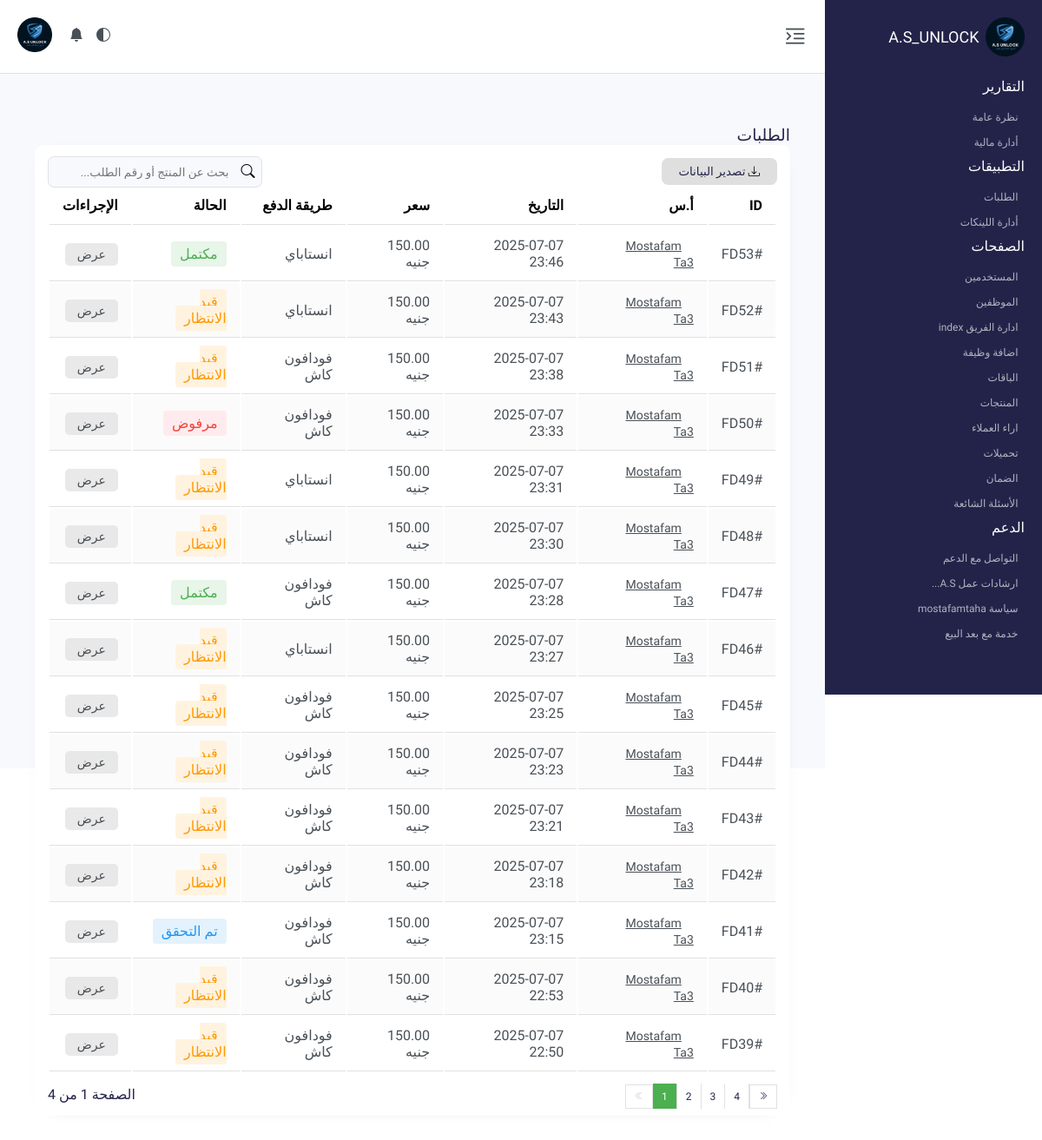
Before: /admin/orders.php with the older database file.
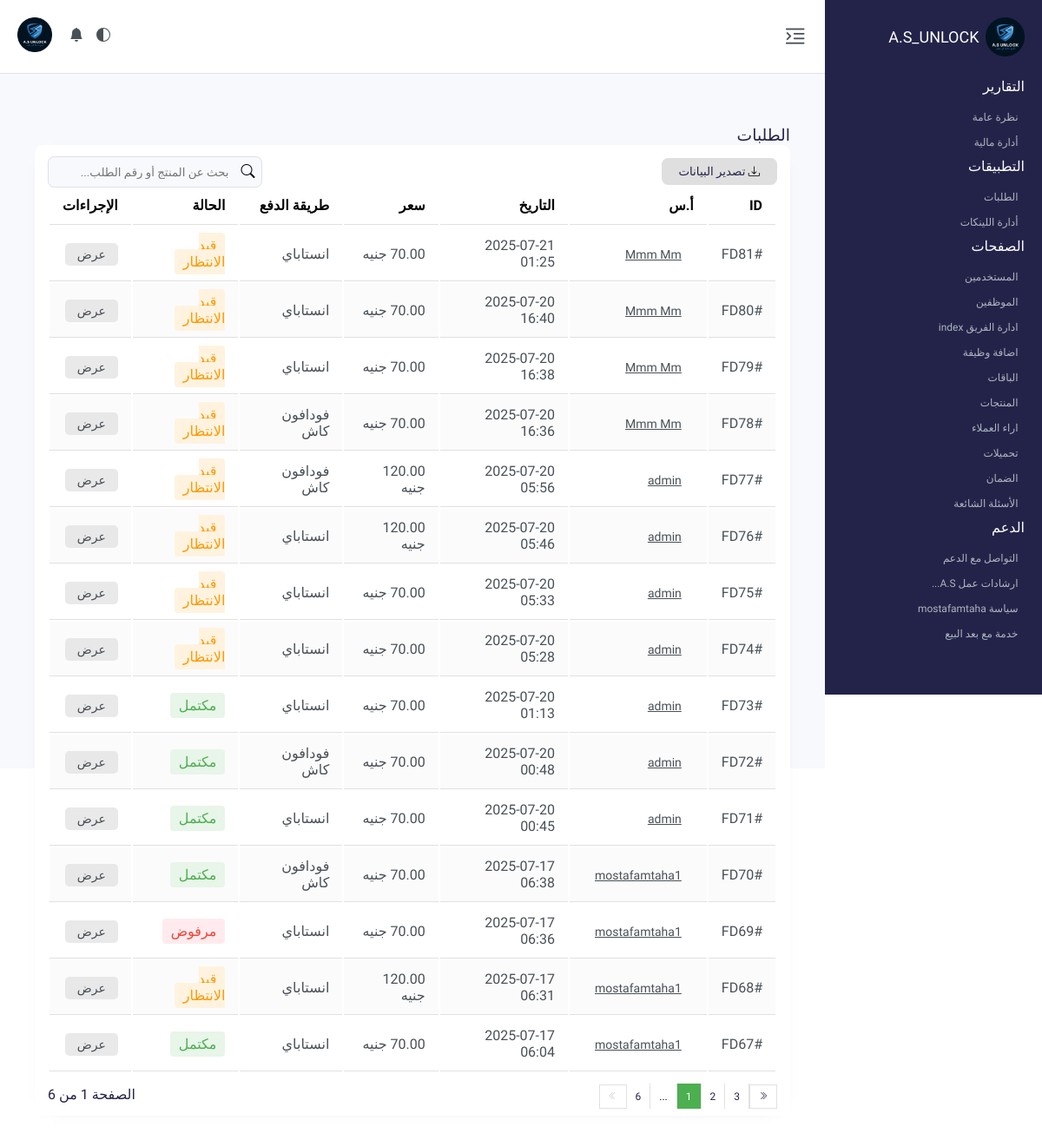
After: the same page with the newer database file.
### tables this page shows
CREATE TABLE `orders` (
  `id` int(11) NOT NULL,
  `user_id` int(11) NOT NULL,
  `product_id` int(11) NOT NULL,
  `plan_id` int(11) NOT NULL,
  `payment_method` enum('vodafone_cash','instapay') NOT NULL,
  `phone_number` varchar(20) NOT NULL,
  `email` varchar(255) NOT NULL,
  `subscription_email` varchar(255) DEFAULT NULL,
  `receipt_image` varchar(255) DEFAULT NULL,
  `amount` decimal(10,2) NOT NULL,
  `status` enum('pending','verified','completed','rejected') DEFAULT 'pending',
  `created_at` datetime NOT NULL DEFAULT current_timestamp(),
  `updated_at` datetime DEFAULT NULL ON UPDATE current_timestamp()
);

CREATE TABLE `users` (
  `id` int(11) NOT NULL,
  `name` varchar(100) DEFAULT NULL,
  `email` varchar(100) NOT NULL,
  `password` varchar(255) DEFAULT NULL,
  `google_id` varchar(255) DEFAULT NULL,
  `avatar` varchar(255) DEFAULT NULL,
  `created_at` timestamp NOT NULL DEFAULT current_timestamp(),
  `phone` varchar(20) DEFAULT NULL,
  `verified` tinyint(1) DEFAULT 0,
  `banned` tinyint(1) NOT NULL DEFAULT 0
);

### admin/orders.php (the view, shortened to what the changed rows need)
<?php
require_once '../includes/config.php';
$items_per_page = 15;
$page = isset($_GET['page']) ? (int)$_GET['page'] : 1;
$offset = ($page - 1) * $items_per_page;
$total_query = "SELECT COUNT(*) as total FROM orders";
$total_stmt = $pdo->query($total_query);
$total_orders = $total_stmt->fetch(PDO::FETCH_ASSOC)['total'];
$total_pages = ceil($total_orders / $items_per_page);
$query = "SELECT o.*, u.name as user_name
          FROM orders o
          JOIN users u ON o.user_id = u.id
          ORDER BY o.created_at DESC
          LIMIT :limit OFFSET :offset";
$stmt = $pdo->prepare($query);
$stmt->bindParam(':limit', $items_per_page, PDO::PARAM_INT);
$stmt->bindParam(':offset', $offset, PDO::PARAM_INT);
$stmt->execute();
$orders = $stmt->fetchAll(PDO::FETCH_ASSOC);
?>
<!DOCTYPE html>
<html dir="rtl" lang="ar">
<head>
    <link rel="stylesheet" href="https://cdn.jsdelivr.net/npm/bootstrap-icons@1.13.1/font/bootstrap-icons.min.css">
    <link rel="stylesheet" href="../assets/css/dashboard.css">
    <link rel="stylesheet" href="../assets/css/orders.css">
    <link rel="stylesheet" href="../assets/css/dark-mode.css">
</head>
<body>
    <header class="header" id="mainHeader">
        <div class="logo"><img src="../assets/image/favicon.ico" alt="Not Found Logo" loading="lazy">
            <h1>A.S_UNLOCK</h1>
        </div>
    </header>
    <main class="main-content">
        <section class="product">
            <div class="contanier">
                <div class="detail-order">
                    <div class="function-top-flex">
                        <div class="prod-table">
                            <table>
                                <thead>
                                    <tr>
                                        <th>ID</th>
                                        <th>أ.س</th>
                                        <th>التاريخ</th>
                                        <th>سعر</th>
                                        <th>طريقة الدفع</th>
                                        <th>الحالة</th>
                                        <th>الإجراءات</th>
                                    </tr>
                                </thead>
                                <tbody>
                                    <?php foreach ($orders as $order): ?>
                                    <tr>
                                        <td>#FD<?php echo str_pad($order['id'], 2, '0', STR_PAD_LEFT); ?></td>
                                        <td><a class="users" href="users.php?user_id=<?php echo $order['user_id']; ?>"><?php echo htmlspecialchars($order['user_name']); ?></a></td>
                                        <td><?php echo date('Y-m-d H:i', strtotime($order['created_at'])); ?></td>
                                        <td><?php echo number_format($order['amount'], 2); ?> جنيه</td>
                                        <td>
                                            <?php
                                            if ($order['payment_method'] == 'vodafone_cash') {
                                                echo 'فودافون كاش';
                                            } elseif ($order['payment_method'] == 'instapay') {
                                                echo 'انستاباي';
                                            }
                                            ?>
                                        </td>
                                        <td>
                                            <span class="status-<?php echo $order['status']; ?>">
                                                <?php
                                                switch ($order['status']) {
                                                    case 'pending':
                                                        echo 'قيد الانتظار';
                                                        break;
                                                    case 'verified':
                                                        echo 'تم التحقق';
                                                        break;
                                                    case 'completed':
                                                        echo 'مكتمل';
                                                        break;
                                                    case 'rejected':
                                                        echo 'مرفوض';
                                                        break;
                                                }
                                                ?>
                                            </span>
                                        </td>
                                        <td>
                                            <a href="<?php echo (!empty($order['plan_name'])) ? 'order_bauc.php' : 'order_details.php'; ?>?id=<?php echo $order['id']; ?>">عرض</a>
                                        </td>
                                    </tr>
                                    <?php endforeach; ?>
                                </tbody>
                            </table>
                        </div>
                        <div class="switch">
                            <div class="row-jus">
                                <div class="num">
                                    <?php
                                    $start_page = max(1, $page - 2);
                                    $end_page = min($total_pages, $page + 2);
                                    for ($i = $start_page; $i <= $end_page; $i++) {
                                        if ($i == $page) {
                                            echo '<span style="background-color: #4CAF50; color: white;">'.$i.'</span>';
                                        } else {
                                            echo '<span><a href="?page='.$i.'">'.$i.'</a></span>';
                                        }
                                    }
                                    if ($end_page < $total_pages) {
                                        if ($end_page < $total_pages - 1) {
                                            echo '<span>...</span>';
                                        }
                                        echo '<span><a href="?page='.$total_pages.'">'.$total_pages.'</a></span>';
                                    }
                                    ?>
                                </div>
                            </div>
                            <div class="row-page">
                                <p>الصفحة <span><?php echo $page; ?></span> من <span><?php echo $total_pages; ?></span></p>
                            </div>
                        </div>
                    </div>
                </div>
            </div>
        </section>
    </main>
</body>
</html>

Changed rows visible on the page:
no longer on this page (row unchanged): orders: id "53", user.name "Mostafam Ta3", created_at "2025-07-07 23:46", amount "150.00", payment_method "انستاباي", status "مكتمل"
no longer on this page (row unchanged): orders: id "52", user.name "Mostafam Ta3", created_at "2025-07-07 23:43", amount "150.00", payment_method "انستاباي", status "قيد الانتظار"
no longer on this page (row unchanged): orders: id "51", user.name "Mostafam Ta3", created_at "2025-07-07 23:38", amount "150.00", payment_method "فودافون كاش", status "قيد الانتظار"
no longer on this page (row unchanged): orders: id "50", user.name "Mostafam Ta3", created_at "2025-07-07 23:33", amount "150.00", payment_method "فودافون كاش", status "مرفوض"
no longer on this page (row unchanged): orders: id "49", user.name "Mostafam Ta3", created_at "2025-07-07 23:31", amount "150.00", payment_method "انستاباي", status "قيد الانتظار"
no longer on this page (row unchanged): orders: id "48", user.name "Mostafam Ta3", created_at "2025-07-07 23:30", amount "150.00", payment_method "انستاباي", status "قيد الانتظار"
no longer on this page (row unchanged): orders: id "47", user.name "Mostafam Ta3", created_at "2025-07-07 23:28", amount "150.00", payment_method "فودافون كاش", status "مكتمل"
no longer on this page (row unchanged): orders: id "46", user.name "Mostafam Ta3", created_at "2025-07-07 23:27", amount "150.00", payment_method "انستاباي", status "قيد الانتظار"
no longer on this page (row unchanged): orders: id "45", user.name "Mostafam Ta3", created_at "2025-07-07 23:25", amount "150.00", payment_method "فودافون كاش", status "قيد الانتظار"
no longer on this page (row unchanged): orders: id "44", user.name "Mostafam Ta3", created_at "2025-07-07 23:23", amount "150.00", payment_method "فودافون كاش", status "قيد الانتظار"
no longer on this page (row unchanged): orders: id "43", user.name "Mostafam Ta3", created_at "2025-07-07 23:21", amount "150.00", payment_method "فودافون كاش", status "قيد الانتظار"
no longer on this page (row unchanged): orders: id "42", user.name "Mostafam Ta3", created_at "2025-07-07 23:18", amount "150.00", payment_method "فودافون كاش", status "قيد الانتظار"
no longer on this page (row unchanged): orders: id "41", user.name "Mostafam Ta3", created_at "2025-07-07 23:15", amount "150.00", payment_method "فودافون كاش", status "تم التحقق"
no longer on this page (row unchanged): orders: id "40", user.name "Mostafam Ta3", created_at "2025-07-07 22:53", amount "150.00", payment_method "فودافون كاش", status "قيد الانتظار"
no longer on this page (row unchanged): orders: id "39", user.name "Mostafam Ta3", created_at "2025-07-07 22:50", amount "150.00", payment_method "فودافون كاش", status "قيد الانتظار"
added orders: id "81", user.name "Mmm Mm", created_at "2025-07-21 01:25", payment_method "انستاباي", status "قيد الانتظار"
added orders: id "80", user.name "Mmm Mm", created_at "2025-07-20 16:40", payment_method "انستاباي", status "قيد الانتظار"
added orders: id "79", user.name "Mmm Mm", created_at "2025-07-20 16:38", payment_method "انستاباي", status "قيد الانتظار"
added orders: id "78", user.name "Mmm Mm", created_at "2025-07-20 16:36", payment_method "فودافون كاش", status "قيد الانتظار"
added orders: id "77", user.name "admin", created_at "2025-07-20 05:56", amount "120.00", payment_method "فودافون كاش", status "قيد الانتظار"
added orders: id "76", user.name "admin", created_at "2025-07-20 05:46", amount "120.00", payment_method "انستاباي", status "قيد الانتظار"
added orders: id "75", user.name "admin", created_at "2025-07-20 05:33", payment_method "انستاباي", status "قيد الانتظار"
added orders: id "74", user.name "admin", created_at "2025-07-20 05:28", payment_method "انستاباي", status "قيد الانتظار"
added orders: id "73", user.name "admin", created_at "2025-07-20 01:13", payment_method "انستاباي", status "مكتمل"
added orders: id "72", user.name "admin", created_at "2025-07-20 00:48", payment_method "فودافون كاش", status "مكتمل"
added orders: id "71", user.name "admin", created_at "2025-07-20 00:45", payment_method "انستاباي", status "مكتمل"
added orders: id "70", user.name "mostafamtaha1", created_at "2025-07-17 06:38", payment_method "فودافون كاش", status "مكتمل"
added orders: id "69", user.name "mostafamtaha1", created_at "2025-07-17 06:36", payment_method "انستاباي", status "مرفوض"
added orders: id "68", user.name "mostafamtaha1", created_at "2025-07-17 06:31", amount "120.00", payment_method "انستاباي", status "قيد الانتظار"
added orders: id "67", user.name "mostafamtaha1", created_at "2025-07-17 06:04", payment_method "انستاباي", status "مكتمل"
Other visible differences:
$total_pages: "4" → "6"
